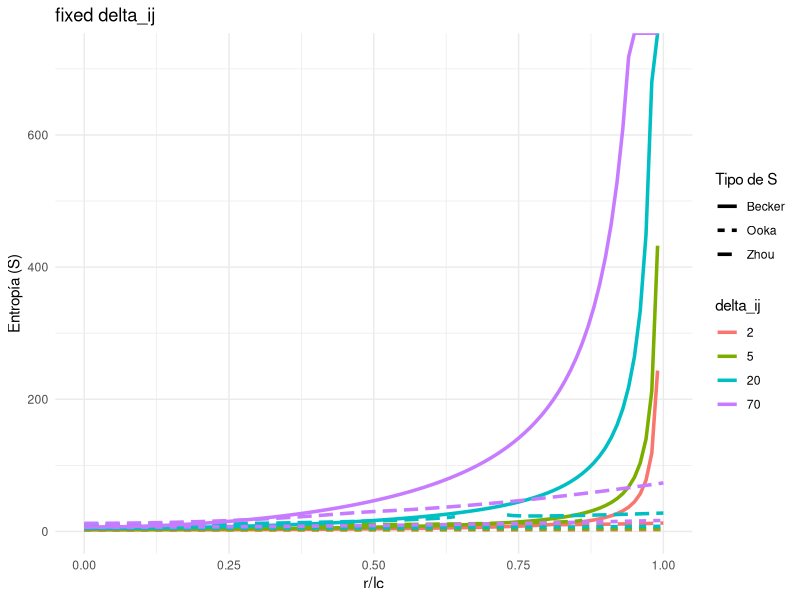
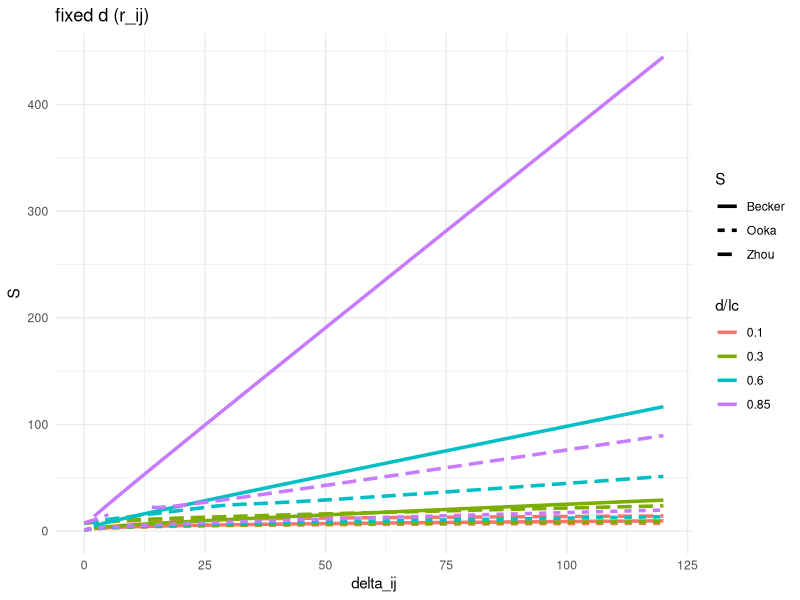
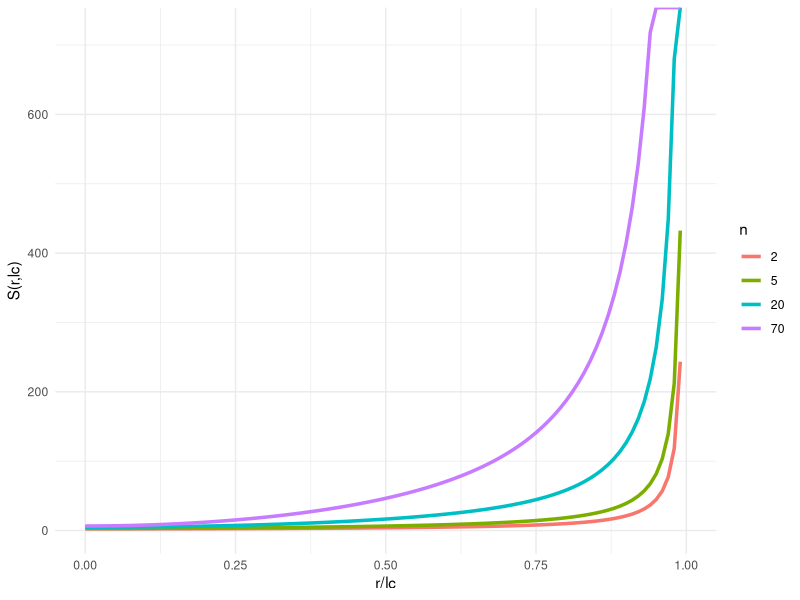
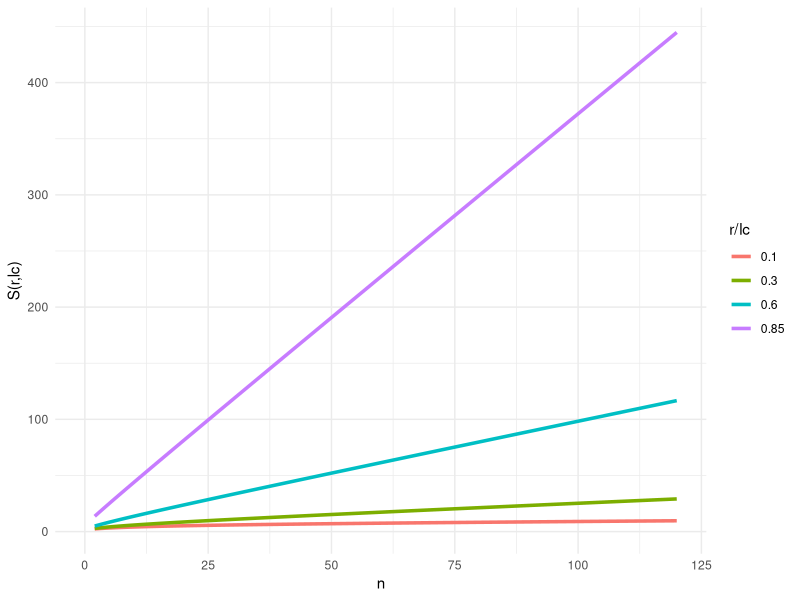

The R source for these figures, in order:
library(ggplot2)
library(dplyr)
library(tidyr)

# Parámetros
lp <- 3.04  # Longitud de persistencia en Amstrongs

# Función S1 (Ooka)
calc_S1 <- function(d, delta_ji) {
  lc <- (delta_ji + 2) * 3.8
  d <- d * lc
  S <- 1.5 * log(delta_ji + 2) + 1.5 * (d^2 - 3.8^2) / (lc * 2 * 20)
  return(S)
}

# Función S2 (Zhou)
calc_S2 <- function(d, delta_ji) {
  lc <- (delta_ji + 2) * 3.8
  d <- d * lc
  w <- (5.0 * lp / (4.0 * lc)) - (2.0 * d^2 / lc^2) +
    (33.0 * d^4 / (80.0 * lp * lc^3)) + 
    (79.0 * lp^2 / (160.0 * lc^2)) + 
    (329.0 * d^2 * lp / (120.0 * lc^3)) - 
    (6799.0 * d^4 / (1600.0 * lc^4)) + 
    (3441.0 * d^6 / (2800.0 * lp * lc^5)) - 
    (1089.0 * d^8 / (12800.0 * lp^2 * lc^6))
  S <- 1.5 * log(4 * pi * lp * lc / 3) + 3 * d^2 / (4 * lp * lc) - log(1 - w)
  return(S)
}

# Función S3 (Becker) [S3=-logQ]
calc_Q <- function(d, delta_ji) {
  a <- 14.054
  b <- 0.473
  Lc <- (delta_ji +2) * 3.8
  kappa <- 1.5 / Lc #lp here is not the same as in other functions
  c <- 1 - (1 + (0.38 * kappa^(-0.95))^-5)^(-1/5)
  d_val <- ifelse(kappa < 1/8, 0, 1 / (0.177 / (kappa - 0.111) + 6.40 * (kappa - 0.111)^0.783))
  
  cij <- matrix(
    c(-3/4, 23/64, -7/64, 
      -1/2, 17/16, -9/16), 
    nrow = 2, byrow = TRUE
  )
  
  J_SYD <- ifelse(kappa <= 1/8, (3/4 * pi * kappa)^(3/2) * (1 - 5 * kappa / 4), 
                  112.04 * kappa^2 * exp(0.246 / kappa - a * kappa))
  
  term1 <- ((1 - c * d^2) / (1 - d^2))^(5/2)
  term2 <- 0
  i_values <- c(-1, 0)
  j_values <- 1:3
  for (i in seq_along(i_values)) {
    for (j in seq_along(j_values)) {
      term2 <- term2 + cij[i, j] * kappa^i_values[i] * d^(2 * j_values[j])
    }
  }
  term2 <- exp(term2 / (1 - d^2))
  term3 <- exp(-d_val * kappa * a * b * (1 + b) * d^2 / (1 - b^2 * d^2))
  term4 <- besselI(-d_val * kappa * a * (1 + b) * d / (1 - b^2 * d^2), nu = 0)
  
  Q_r <- J_SYD * term1 * term2 * term3 * term4
  return(Q_r)
}

# Valores de delta_ji y rango de d
delta_ji <- c(2, 5, 20, 70)
d <- seq(0, 1, 0.01)

# Calcular las tres entropías
data <- expand.grid(d = d, delta_ji = delta_ji) %>%
  mutate(Ooka = mapply(calc_S1, d, delta_ji),
         Zhou = mapply(calc_S2, d, delta_ji),
         Becker = -log(mapply(calc_Q, d, delta_ji)))

# Convertir los datos a formato largo
data_long <- data %>%
  gather(key = "S_type", value = "S_value", Ooka, Zhou, Becker)

# Graficar
ggplot(data_long, aes(x = d, y = S_value, color = factor(delta_ji), linetype = S_type)) +
  geom_line(size = 1.2) + 
  labs(title = "fixed delta_ij", 
       x = "r/lc", 
       y = "Entropía (S)", 
       color = "delta_ij", 
       linetype = "Tipo de S") +
  theme_minimal()


################# FIXED DISTANCE


d <- c(0.1, 0.3 , 0.6,0.85)
delta_ji <- seq(0,120,1)

data2 <- expand.grid(d = d, delta_ji = delta_ji) %>%
  mutate(Ooka = mapply(calc_S1, d, delta_ji),
         Zhou = mapply(calc_S2, d, delta_ji),
         Becker = -log(mapply(calc_Q, d, delta_ji)))

data_long2 <- data2 %>%
  gather(key = "S_type", value = "S_value", Ooka, Zhou, Becker)

ggplot(data_long2, aes(x = delta_ji, y = S_value, color = factor(d), linetype = S_type)) +
  geom_line(size = 1.2) + 
  labs(title = "fixed d (r_ij)", 
       x = "delta_ij", 
       y = "S", 
       color = "d/lc", 
       linetype = "S") +
  theme_minimal()


######################################

# Convertir los datos a formato largo y filtrar para uno
data_long <- data %>%
  gather(key = "S_type", value = "S_value", Ooka, Zhou, Becker) %>%
  filter(S_type == "Becker")  # Filtrar solo los datos "Ooka"

ggplot(data_long, aes(x = d, y = S_value, color = factor(delta_ji))) +
  geom_line(size = 1.2) + 
  labs( 
       x = "r/lc", 
       y = "S(r,lc)", 
       color = "n") +
  theme_minimal()


# Convertir los datos a formato largo y filtrar para uno
data_long2 <- data2 %>%
  gather(key = "S_type", value = "S_value", Ooka, Zhou, Becker) %>%
  filter(S_type == "Becker")  # Filtrar solo los datos "Ooka"


ggplot(data_long2, aes(x = delta_ji, y = S_value, color = factor(d))) +
  geom_line(size = 1.2) + 
  labs( 
       x = "n", 
       y = "S(r,lc)", 
       color = "r/lc") +
  theme_minimal()
